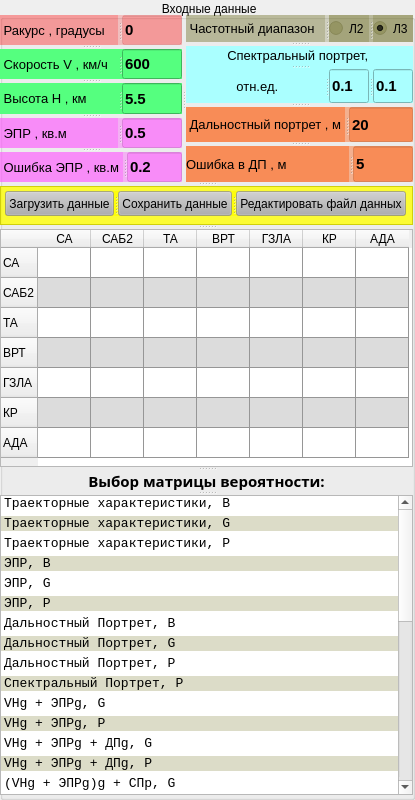
  <widget class="QGroupBox" name="groupBox">
   <property name="geometry">
    <rect>
     <x>1</x>
     <y>1</y>
     <width>415</width>
     <height>800</height>
    </rect>
   </property>
   <property name="sizePolicy">
    <sizepolicy hsizetype="MinimumExpanding" vsizetype="MinimumExpanding">
     <horstretch>0</horstretch>
     <verstretch>0</verstretch>
    </sizepolicy>
   </property>
   <property name="minimumSize">
    <size>
     <width>0</width>
     <height>800</height>
    </size>
   </property>
   <property name="maximumSize">
    <size>
     <width>415</width>
     <height>800</height>
    </size>
   </property>
   <property name="title">
    <string> Входные данные</string>
   </property>
   <property name="alignment">
    <set>Qt::AlignCenter</set>
   </property>
   <property name="checkable">
    <bool>false</bool>
   </property>
   <widget class="QSplitter" name="splitter_23">
    <property name="geometry">
     <rect>
      <x>0</x>
      <y>15</y>
      <width>413</width>
      <height>780</height>
     </rect>
    </property>
    <property name="orientation">
     <enum>Qt::Vertical</enum>
    </property>
    <widget class="QSplitter" name="splitter_8">
     <property name="orientation">
      <enum>Qt::Horizontal</enum>
     </property>
     <widget class="QSplitter" name="splitter_2">
      <property name="orientation">
       <enum>Qt::Vertical</enum>
      </property>
      <widget class="QSplitter" name="splitter">
       <property name="styleSheet">
        <string notr="true">background-color: rgba(255, 0, 0, 50);</string>
       </property>
       <property name="orientation">
        <enum>Qt::Horizontal</enum>
       </property>
       <widget class="QLabel" name="label_Phi">
        <property name="font">
         <font>
          <pointsize>10</pointsize>
         </font>
        </property>
        <property name="text">
         <string> Ракурс , градусы </string>
        </property>
       </widget>
       <widget class="QLineEdit" name="lineEdit_Phi">
        <property name="maximumSize">
         <size>
          <width>60</width>
          <height>16777215</height>
         </size>
        </property>
        <property name="font">
         <font>
          <family>MS Sans Serif</family>
          <pointsize>11</pointsize>
          <weight>75</weight>
          <bold>true</bold>
         </font>
        </property>
        <property name="text">
         <string>0</string>
        </property>
       </widget>
      </widget>
      <widget class="QSplitter" name="splitter_3">
       <property name="styleSheet">
        <string notr="true">background-color: rgb(85, 255, 127);</string>
       </property>
       <property name="orientation">
        <enum>Qt::Horizontal</enum>
       </property>
       <widget class="QLabel" name="label_V">
        <property name="font">
         <font>
          <pointsize>10</pointsize>
         </font>
        </property>
        <property name="text">
         <string> Скорость V , км/ч </string>
        </property>
       </widget>
       <widget class="QLineEdit" name="lineEdit_V">
        <property name="maximumSize">
         <size>
          <width>60</width>
          <height>16777215</height>
         </size>
        </property>
        <property name="font">
         <font>
          <family>MS Sans Serif</family>
          <pointsize>11</pointsize>
          <weight>75</weight>
          <bold>true</bold>
         </font>
        </property>
        <property name="text">
         <string>600</string>
        </property>
       </widget>
      </widget>
      <widget class="QSplitter" name="splitter_4">
       <property name="styleSheet">
        <string notr="true">background-color: rgb(85, 255, 127);</string>
       </property>
       <property name="orientation">
        <enum>Qt::Horizontal</enum>
       </property>
       <widget class="QLabel" name="label_H">
        <property name="font">
         <font>
          <pointsize>10</pointsize>
         </font>
        </property>
        <property name="text">
         <string> Высота H , км </string>
        </property>
       </widget>
       <widget class="QLineEdit" name="lineEdit_H">
        <property name="minimumSize">
         <size>
          <width>0</width>
          <height>2</height>
         </size>
        </property>
        <property name="maximumSize">
         <size>
          <width>60</width>
          <height>16777215</height>
         </size>
        </property>
        <property name="font">
         <font>
          <family>MS Sans Serif</family>
          <pointsize>11</pointsize>
          <weight>75</weight>
          <bold>true</bold>
         </font>
        </property>
        <property name="text">
         <string>5.5</string>
        </property>
       </widget>
      </widget>
      <widget class="QSplitter" name="splitter_15">
       <property name="styleSheet">
        <string notr="true">background-color: rgba(255, 85, 255, 100);</string>
       </property>
       <property name="orientation">
        <enum>Qt::Horizontal</enum>
       </property>
       <widget class="QLabel" name="label_S">
        <property name="font">
         <font>
          <pointsize>10</pointsize>
         </font>
        </property>
        <property name="text">
         <string> ЭПР , кв.м </string>
        </property>
       </widget>
       <widget class="QLineEdit" name="lineEdit_S">
        <property name="maximumSize">
         <size>
          <width>60</width>
          <height>16777215</height>
         </size>
        </property>
        <property name="font">
         <font>
          <family>MS Sans Serif</family>
          <pointsize>11</pointsize>
          <weight>75</weight>
          <bold>true</bold>
         </font>
        </property>
        <property name="text">
         <string>0.5</string>
        </property>
       </widget>
      </widget>
      <widget class="QSplitter" name="splitter_16">
       <property name="styleSheet">
        <string notr="true">background-color: rgba(255, 85, 255, 100);</string>
       </property>
       <property name="orientation">
        <enum>Qt::Horizontal</enum>
       </property>
       <widget class="QLabel" name="label_dS">
        <property name="font">
         <font>
          <pointsize>10</pointsize>
         </font>
        </property>
        <property name="text">
         <string> Ошибка ЭПР , кв.м </string>
        </property>
       </widget>
       <widget class="QLineEdit" name="lineEdit_dS">
        <property name="maximumSize">
         <size>
          <width>60</width>
          <height>16777215</height>
         </size>
        </property>
        <property name="font">
         <font>
          <family>MS Sans Serif</family>
          <pointsize>11</pointsize>
          <weight>75</weight>
          <bold>true</bold>
         </font>
        </property>
        <property name="text">
         <string>0.2</string>
        </property>
       </widget>
      </widget>
     </widget>
     <widget class="QSplitter" name="splitter_7">
      <property name="orientation">
       <enum>Qt::Vertical</enum>
      </property>
      <widget class="QSplitter" name="splitter_5">
       <property name="styleSheet">
        <string notr="true">background-color: rgba(85, 85, 0, 50);</string>
       </property>
       <property name="orientation">
        <enum>Qt::Horizontal</enum>
       </property>
       <widget class="QLabel" name="label_Phi_2">
        <property name="font">
         <font>
          <pointsize>10</pointsize>
         </font>
        </property>
        <property name="text">
         <string> Частотный диапазон </string>
        </property>
       </widget>
       <widget class="QSplitter" name="splitter_6">
        <property name="orientation">
         <enum>Qt::Horizontal</enum>
        </property>
        <widget class="QRadioButton" name="radioButton_L2">
         <property name="text">
          <string>Л2</string>
         </property>
         <property name="checked">
          <bool>false</bool>
         </property>
        </widget>
        <widget class="QRadioButton" name="radioButton_L3">
         <property name="text">
          <string>Л3</string>
         </property>
         <property name="checked">
          <bool>true</bool>
         </property>
        </widget>
       </widget>
      </widget>
      <widget class="QSplitter" name="splitter_12">
       <property name="styleSheet">
        <string notr="true">background-color: rgb(170, 255, 255);</string>
       </property>
       <property name="orientation">
        <enum>Qt::Vertical</enum>
       </property>
       <widget class="QLabel" name="label_SP">
        <property name="font">
         <font>
          <pointsize>10</pointsize>
         </font>
        </property>
        <property name="text">
         <string> Спектральный портрет,  </string>
        </property>
        <property name="alignment">
         <set>Qt::AlignCenter</set>
        </property>
       </widget>
       <widget class="QSplitter" name="splitter_11">
        <property name="minimumSize">
         <size>
          <width>0</width>
          <height>18</height>
         </size>
        </property>
        <property name="orientation">
         <enum>Qt::Horizontal</enum>
        </property>
        <widget class="QLabel" name="label_7">
         <property name="minimumSize">
          <size>
           <width>0</width>
           <height>17</height>
          </size>
         </property>
         <property name="font">
          <font>
           <pointsize>10</pointsize>
          </font>
         </property>
         <property name="text">
          <string> отн.ед.</string>
         </property>
         <property name="alignment">
          <set>Qt::AlignCenter</set>
         </property>
        </widget>
        <widget class="QLineEdit" name="lineEdit_SP_1">
         <property name="minimumSize">
          <size>
           <width>0</width>
           <height>18</height>
          </size>
         </property>
         <property name="maximumSize">
          <size>
           <width>40</width>
           <height>16777215</height>
          </size>
         </property>
         <property name="font">
          <font>
           <family>MS Sans Serif</family>
           <pointsize>11</pointsize>
           <weight>75</weight>
           <bold>true</bold>
          </font>
         </property>
         <property name="text">
          <string>0.1</string>
         </property>
        </widget>
        <widget class="QLineEdit" name="lineEdit_SP_2">
         <property name="minimumSize">
          <size>
           <width>0</width>
           <height>18</height>
          </size>
         </property>
         <property name="maximumSize">
          <size>
           <width>40</width>
           <height>16777215</height>
          </size>
         </property>
         <property name="font">
          <font>
           <family>MS Sans Serif</family>
           <pointsize>11</pointsize>
           <weight>75</weight>
           <bold>true</bold>
          </font>
         </property>
         <property name="text">
          <string>0.1</string>
         </property>
        </widget>
       </widget>
      </widget>
      <widget class="QSplitter" name="splitter_20">
       <property name="styleSheet">
        <string notr="true">background-color: rgba(255, 85, 0, 100);</string>
       </property>
       <property name="orientation">
        <enum>Qt::Horizontal</enum>
       </property>
       <widget class="QLabel" name="label_DP">
        <property name="font">
         <font>
          <pointsize>10</pointsize>
         </font>
        </property>
        <property name="text">
         <string> Дальностный портрет , м </string>
        </property>
       </widget>
       <widget class="QLineEdit" name="lineEdit_DP">
        <property name="maximumSize">
         <size>
          <width>16777215</width>
          <height>60</height>
         </size>
        </property>
        <property name="font">
         <font>
          <family>MS Sans Serif</family>
          <pointsize>11</pointsize>
          <weight>75</weight>
          <bold>true</bold>
         </font>
        </property>
        <property name="text">
         <string>20</string>
        </property>
       </widget>
      </widget>
      <widget class="QSplitter" name="splitter_17">
       <property name="styleSheet">
        <string notr="true">background-color: rgba(255, 85, 0, 100);</string>
       </property>
       <property name="orientation">
        <enum>Qt::Horizontal</enum>
       </property>
       <widget class="QLabel" name="label_dDP">
        <property name="font">
         <font>
          <pointsize>10</pointsize>
         </font>
        </property>
        <property name="text">
         <string>Ошибка в ДП , м </string>
        </property>
       </widget>
       <widget class="QLineEdit" name="lineEdit_dDP">
        <property name="maximumSize">
         <size>
          <width>60</width>
          <height>16777215</height>
         </size>
        </property>
        <property name="font">
         <font>
          <family>MS Sans Serif</family>
          <pointsize>11</pointsize>
          <weight>75</weight>
          <bold>true</bold>
         </font>
        </property>
        <property name="text">
         <string>5</string>
        </property>
       </widget>
      </widget>
     </widget>
    </widget>
    <widget class="QFrame" name="frame">
     <property name="minimumSize">
      <size>
       <width>100</width>
       <height>20</height>
      </size>
     </property>
     <property name="maximumSize">
      <size>
       <width>1000</width>
       <height>40</height>
      </size>
     </property>
     <property name="styleSheet">
      <string notr="true">background-color: rgba(255, 255, 0, 200);
</string>
     </property>
     <property name="frameShape">
      <enum>QFrame::StyledPanel</enum>
     </property>
     <property name="frameShadow">
      <enum>QFrame::Raised</enum>
     </property>
     <widget class="QSplitter" name="splitter_25">
      <property name="geometry">
       <rect>
        <x>5</x>
        <y>5</y>
        <width>401</width>
        <height>25</height>
       </rect>
      </property>
      <property name="styleSheet">
       <string notr="true"/>
      </property>
      <property name="orientation">
       <enum>Qt::Horizontal</enum>
      </property>
      <widget class="QPushButton" name="pushButton_InDataRead">
       <property name="styleSheet">
        <string notr="true">background-color: rgba(175, 175, 175, 150);</string>
       </property>
       <property name="text">
        <string>Загрузить данные</string>
       </property>
      </widget>
      <widget class="QPushButton" name="pushButton_InDataWrite">
       <property name="styleSheet">
        <string notr="true">background-color: rgba(175, 175, 175, 150);</string>
       </property>
       <property name="text">
        <string>Сохранить данные</string>
       </property>
      </widget>
      <widget class="QPushButton" name="pushButton_InDataEdit">
       <property name="styleSheet">
        <string notr="true">background-color: rgba(175, 175, 175, 150);</string>
       </property>
       <property name="text">
        <string>Редактировать файл данных</string>
       </property>
      </widget>
     </widget>
    </widget>
    <widget class="QTableWidget" name="tableWidget_P">
     <property name="enabled">
      <bool>true</bool>
     </property>
     <property name="sizePolicy">
      <sizepolicy hsizetype="Fixed" vsizetype="Fixed">
       <horstretch>0</horstretch>
       <verstretch>0</verstretch>
      </sizepolicy>
     </property>
     <property name="minimumSize">
      <size>
       <width>413</width>
       <height>238</height>
      </size>
     </property>
     <property name="maximumSize">
      <size>
       <width>413</width>
       <height>238</height>
      </size>
     </property>
     <property name="baseSize">
      <size>
       <width>0</width>
       <height>0</height>
      </size>
     </property>
     <property name="styleSheet">
      <string notr="true">alternate-background-color: rgb(220, 220, 220);
gridline-color: rgb(150, 150, 150);</string>
     </property>
     <property name="alternatingRowColors">
      <bool>true</bool>
     </property>
     <property name="sortingEnabled">
      <bool>false</bool>
     </property>
     <property name="rowCount">
      <number>7</number>
     </property>
     <property name="columnCount">
      <number>7</number>
     </property>
     <attribute name="horizontalHeaderDefaultSectionSize">
      <number>53</number>
     </attribute>
     <attribute name="horizontalHeaderMinimumSectionSize">
      <number>30</number>
     </attribute>
     <row>
      <property name="text">
       <string>СА</string>
      </property>
     </row>
     <row>
      <property name="text">
       <string>САБ2</string>
      </property>
     </row>
     <row>
      <property name="text">
       <string>ТА</string>
      </property>
     </row>
     <row>
      <property name="text">
       <string>ВРТ</string>
      </property>
     </row>
     <row>
      <property name="text">
       <string>ГЗЛА</string>
      </property>
     </row>
     <row>
      <property name="text">
       <string>КР</string>
      </property>
     </row>
     <row>
      <property name="text">
       <string>АДА</string>
      </property>
     </row>
     <column>
      <property name="text">
       <string>СА</string>
      </property>
     </column>
     <column>
      <property name="text">
       <string>САБ2</string>
      </property>
     </column>
     <column>
      <property name="text">
       <string>ТА</string>
      </property>
     </column>
     <column>
      <property name="text">
       <string>ВРТ</string>
      </property>
     </column>
     <column>
      <property name="text">
       <string>ГЗЛА</string>
      </property>
     </column>
     <column>
      <property name="text">
       <string>КР</string>
      </property>
     </column>
     <column>
      <property name="text">
       <string>АДА</string>
      </property>
     </column>
    </widget>
    <widget class="QLabel" name="label_2">
     <property name="sizePolicy">
      <sizepolicy hsizetype="Preferred" vsizetype="Fixed">
       <horstretch>0</horstretch>
       <verstretch>0</verstretch>
      </sizepolicy>
     </property>
     <property name="minimumSize">
      <size>
       <width>0</width>
       <height>20</height>
      </size>
     </property>
     <property name="maximumSize">
      <size>
       <width>10000</width>
       <height>20</height>
      </size>
     </property>
     <property name="font">
      <font>
       <family>MS Reference Sans Serif</family>
       <pointsize>11</pointsize>
       <weight>75</weight>
       <bold>true</bold>
      </font>
     </property>
     <property name="text">
      <string>Выбор матрицы вероятности:</string>
     </property>
     <property name="alignment">
      <set>Qt::AlignCenter</set>
     </property>
    </widget>
    <widget class="QListWidget" name="listWidget">
     <property name="sizePolicy">
      <sizepolicy hsizetype="Preferred" vsizetype="MinimumExpanding">
       <horstretch>0</horstretch>
       <verstretch>0</verstretch>
      </sizepolicy>
     </property>
     <property name="minimumSize">
      <size>
       <width>413</width>
       <height>300</height>
      </size>
     </property>
     <property name="maximumSize">
      <size>
       <width>413</width>
       <height>350</height>
      </size>
     </property>
     <property name="sizeIncrement">
      <size>
       <width>0</width>
       <height>0</height>
      </size>
     </property>
     <property name="baseSize">
      <size>
       <width>0</width>
       <height>25</height>
      </size>
     </property>
     <property name="font">
      <font>
       <family>Lucida Console</family>
       <pointsize>10</pointsize>
       <weight>50</weight>
       <bold>false</bold>
      </font>
     </property>
     <property name="mouseTracking">
      <bool>true</bool>
     </property>
     <property name="focusPolicy">
      <enum>Qt::WheelFocus</enum>
     </property>
     <property name="acceptDrops">
      <bool>false</bool>
     </property>
     <property name="autoFillBackground">
      <bool>true</bool>
     </property>
     <property name="styleSheet">
      <string notr="true">alternate-background-color: rgb(220, 220, 200);
selection-background-color: rgb(152, 210, 172);
selection-color: rgb(255, 0, 0);</string>
     </property>
     <property name="lineWidth">
      <number>2</number>
     </property>
     <property name="verticalScrollBarPolicy">
      <enum>Qt::ScrollBarAlwaysOn</enum>
     </property>
     <property name="sizeAdjustPolicy">
      <enum>QAbstractScrollArea::AdjustToContents</enum>
     </property>
     <property name="autoScroll">
      <bool>true</bool>
     </property>
     <property name="autoScrollMargin">
      <number>16</number>
     </property>
     <property name="editTriggers">
      <set>QAbstractItemView::DoubleClicked|QAbstractItemView::EditKeyPressed</set>
     </property>
     <property name="tabKeyNavigation">
      <bool>true</bool>
     </property>
     <property name="alternatingRowColors">
      <bool>true</bool>
     </property>
     <property name="selectionBehavior">
      <enum>QAbstractItemView::SelectRows</enum>
     </property>
     <property name="horizontalScrollMode">
      <enum>QAbstractItemView::ScrollPerPixel</enum>
     </property>
     <property name="movement">
      <enum>QListView::Free</enum>
     </property>
     <property name="resizeMode">
      <enum>QListView::Adjust</enum>
     </property>
     <property name="layoutMode">
      <enum>QListView::SinglePass</enum>
     </property>
     <property name="spacing">
      <number>5</number>
     </property>
     <property name="gridSize">
      <size>
       <width>0</width>
       <height>20</height>
      </size>
     </property>
     <property name="viewMode">
      <enum>QListView::ListMode</enum>
     </property>
     <property name="batchSize">
      <number>100</number>
     </property>
     <property name="selectionRectVisible">
      <bool>false</bool>
     </property>
     <property name="currentRow">
      <number>-1</number>
     </property>
     <item>
      <property name="text">
       <string>Траекторные характеристики, B</string>
      </property>
     </item>
     <item>
      <property name="text">
       <string>Траекторные характеристики, G</string>
      </property>
     </item>
     <item>
      <property name="text">
       <string>Траекторные характеристики, P</string>
      </property>
     </item>
     <item>
      <property name="text">
       <string>ЭПР, B</string>
      </property>
     </item>
     <item>
      <property name="text">
       <string>ЭПР, G</string>
      </property>
     </item>
     <item>
      <property name="text">
       <string>ЭПР, P</string>
      </property>
     </item>
     <item>
      <property name="text">
       <string>Дальностный Портрет, B</string>
      </property>
     </item>
     <item>
      <property name="text">
       <string>Дальностный Портрет, G</string>
      </property>
     </item>
     <item>
      <property name="text">
       <string>Дальностный Портрет, P</string>
      </property>
     </item>
     <item>
      <property name="text">
       <string>Спектральный Портрет, P</string>
      </property>
     </item>
     <item>
      <property name="text">
       <string>VHg + ЭПРg, G</string>
      </property>
     </item>
     <item>
      <property name="text">
       <string>VHg + ЭПРg, P</string>
      </property>
     </item>
     <item>
      <property name="text">
       <string>VHg + ЭПРg + ДПg, G</string>
      </property>
     </item>
     <item>
      <property name="text">
       <string>VHg + ЭПРg + ДПg, P</string>
      </property>
     </item>
     <item>
      <property name="text">
       <string>(VHg + ЭПРg)g + СПp, G</string>
      </property>
     </item>
     <item>
      <property name="text">
       <string>(VHg + ЭПРg)g + СПp, P</string>
      </property>
     </item>
     <item>
      <property name="text">
       <string>(VHg + ЭПРg)p + СПp, G</string>
      </property>
     </item>
     <item>
      <property name="text">
       <string>(VHg + ЭПРg)p + СПp, P</string>
      </property>
     </item>
     <item>
      <property name="text">
       <string>(VHg + ЭПРg + ДПg)g + СПp, G</string>
      </property>
     </item>
     <item>
      <property name="text">
       <string>(VHg + ЭПРg + ДПg)g + СПp, P</string>
      </property>
     </item>
     <item>
      <property name="text">
       <string>(VHg + ЭПРg + ДПg)p + СПp, G</string>
      </property>
     </item>
     <item>
      <property name="text">
       <string>(VHg + ЭПРg + ДПg)p + СПp, P</string>
      </property>
     </item>
     <item>
      <property name="text">
       <string>VHp + ЭПРp. G</string>
      </property>
      <property name="background">
       <brush brushstyle="NoBrush">
        <color alpha="255">
         <red>0</red>
         <green>0</green>
         <blue>0</blue>
        </color>
       </brush>
      </property>
     </item>
     <item>
      <property name="text">
       <string>VHp + ЭПРp. P</string>
      </property>
     </item>
     <item>
      <property name="text">
       <string>VHp + ДПp. G</string>
      </property>
     </item>
     <item>
      <property name="text">
       <string>VHp + ДПp. P</string>
      </property>
     </item>
     <item>
      <property name="text">
       <string>VHp + ДПp + ЭПРp. G</string>
      </property>
     </item>
     <item>
      <property name="text">
       <string>VHp + ДПp + ЭПРp, P</string>
      </property>
     </item>
     <item>
      <property name="text">
       <string>VHp + ЭПРp + ДПp. G</string>
      </property>
     </item>
     <item>
      <property name="text">
       <string>VHp + ЭПРp + ДПp. P</string>
      </property>
     </item>
     <item>
      <property name="text">
       <string>VHp + ЭПРp + СПp. G</string>
      </property>
     </item>
     <item>
      <property name="text">
       <string>VHp + ЭПРp + СПp. P</string>
      </property>
     </item>
     <item>
      <property name="text">
       <string>VHp + ЭПРp + ДПp + СПp. G </string>
      </property>
     </item>
     <item>
      <property name="text">
       <string>VHp + ЭПРp + ДПp + СПp. P</string>
      </property>
     </item>
    </widget>
   </widget>
  </widget>
